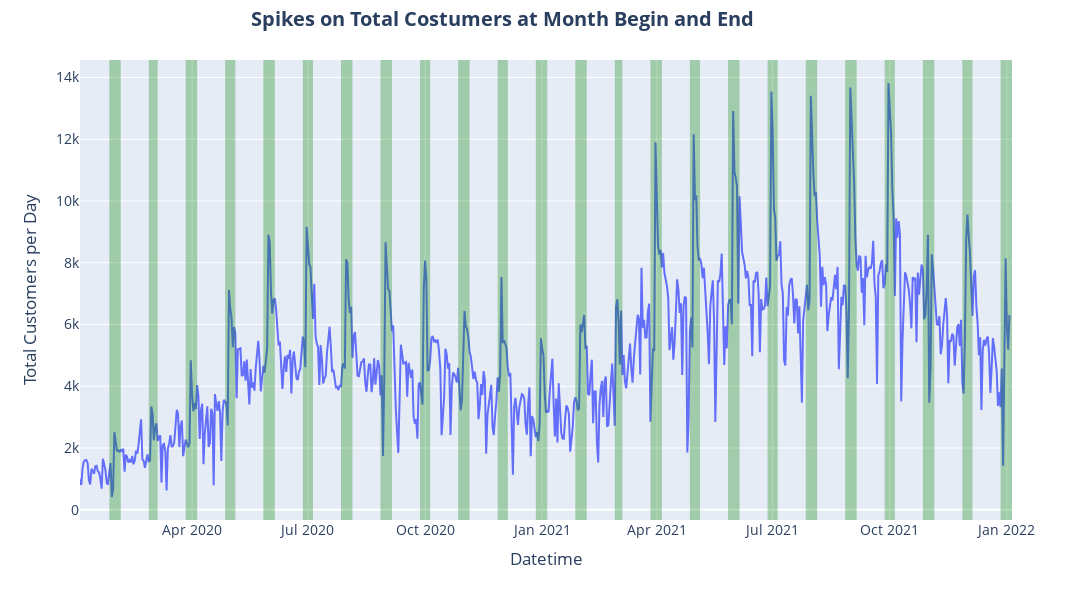

Source (notebook cell):
### Code cell
fig.update_layout(title= dict(text= "<b>Spikes on Total Costumers at Month Begin and End</b>", xanchor= "center", yanchor= "top", y=0.98, x=0.46),
                  height= 600, width= 1470, legend=dict(groupclick="toggleitem"), font= dict(size= 14))

### Figure 1 — Plotly figure (JSON) as saved in the notebook; plotly's stock layout.template omitted (floating-point values rounded to 4 significant figures; data arrays with more than 128 entries replaced by an {"elided": "..."} marker saying what was removed)
{"data": [{"hovertemplate": "Datetime=%{x}<br>Total Customers per Day=%{y}<extra></extra>", "legendgroup": "", "line": {"color": "#636efa", "dash": "solid"}, "marker": {"symbol": "circle"}, "mode": "lines", "name": "", "orientation": "v", "showlegend": false, "type": "scatter", "x": {"elided": "731 str values"}, "xaxis": "x", "y": {"elided": "731 int values"}, "yaxis": "y"}], "layout": {"annotations": [{"font": {"color": "black", "size": 13}, "showarrow": false, "text": "", "x": "2020-2-5", "xanchor": "right", "xref": "x", "y": 1, "yanchor": "top", "yref": "y domain"}, {"font": {"color": "black", "size": 13}, "showarrow": false, "text": "", "x": "2020-3-5", "xanchor": "right", "xref": "x", "y": 1, "yanchor": "top", "yref": "y domain"}, {"font": {"color": "black", "size": 13}, "showarrow": false, "text": "", "x": "2020-4-5", "xanchor": "right", "xref": "x", "y": 1, "yanchor": "top", "yref": "y domain"}, {"font": {"color": "black", "size": 13}, "showarrow": false, "text": "", "x": "2020-5-5", "xanchor": "right", "xref": "x", "y": 1, "yanchor": "top", "yref": "y domain"}, {"font": {"color": "black", "size": 13}, "showarrow": false, "text": "", "x": "2020-6-5", "xanchor": "right", "xref": "x", "y": 1, "yanchor": "top", "yref": "y domain"}, {"font": {"color": "black", "size": 13}, "showarrow": false, "text": "", "x": "2020-7-5", "xanchor": "right", "xref": "x", "y": 1, "yanchor": "top", "yref": "y domain"}, {"font": {"color": "black", "size": 13}, "showarrow": false, "text": "", "x": "2020-8-5", "xanchor": "right", "xref": "x", "y": 1, "yanchor": "top", "yref": "y domain"}, {"font": {"color": "black", "size": 13}, "showarrow": false, "text": "", "x": "2020-9-5", "xanchor": "right", "xref": "x", "y": 1, "yanchor": "top", "yref": "y domain"}, {"font": {"color": "black", "size": 13}, "showarrow": false, "text": "", "x": "2020-9-27", "xanchor": "right", "xref": "x", "y": 1, "yanchor": "top", "yref": "y domain"}, {"font": {"color": "black", "size": 13}, "showarrow": false, "text": "", "x": "2020-11-5", "xanchor": "right", "xref": "x", "y": 1, "yanchor": "top", "yref": "y domain"}, {"font": {"color": "black", "size": 13}, "showarrow": false, "text": "", "x": "2020-12-5", "xanchor": "right", "xref": "x", "y": 1, "yanchor": "top", "yref": "y domain"}, {"font": {"color": "black", "size": 13}, "showarrow": false, "text": "", "x": "2021-1-5", "xanchor": "right", "xref": "x", "y": 1, "yanchor": "top", "yref": "y domain"}, {"font": {"color": "black", "size": 13}, "showarrow": false, "text": "", "x": "2021-2-5", "xanchor": "right", "xref": "x", "y": 1, "yanchor": "top", "yref": "y domain"}, {"font": {"color": "black", "size": 13}, "showarrow": false, "text": "", "x": "2021-3-5", "xanchor": "right", "xref": "x", "y": 1, "yanchor": "top", "yref": "y domain"}, {"font": {"color": "black", "size": 13}, "showarrow": false, "text": "", "x": "2021-4-5", "xanchor": "right", "xref": "x", "y": 1, "yanchor": "top", "yref": "y domain"}, {"font": {"color": "black", "size": 13}, "showarrow": false, "text": "", "x": "2021-5-5", "xanchor": "right", "xref": "x", "y": 1, "yanchor": "top", "yref": "y domain"}, {"font": {"color": "black", "size": 13}, "showarrow": false, "text": "", "x": "2021-6-5", "xanchor": "right", "xref": "x", "y": 1, "yanchor": "top", "yref": "y domain"}, {"font": {"color": "black", "size": 13}, "showarrow": false, "text": "", "x": "2021-7-5", "xanchor": "right", "xref": "x", "y": 1, "yanchor": "top", "yref": "y domain"}, {"font": {"color": "black", "size": 13}, "showarrow": false, "text": "", "x": "2021-8-5", "xanchor": "right", "xref": "x", "y": 1, "yanchor": "top", "yref": "y domain"}, {"font": {"color": "black", "size": 13}, "showarrow": false, "text": "", "x": "2021-9-5", "xanchor": "right", "xref": "x", "y": 1, "yanchor": "top", "yref": "y domain"}, {"font": {"color": "black", "size": 13}, "showarrow": false, "text": "", "x": "2021-9-27", "xanchor": "right", "xref": "x", "y": 1, "yanchor": "top", "yref": "y domain"}, {"font": {"color": "black", "size": 13}, "showarrow": false, "text": "", "x": "2021-11-5", "xanchor": "right", "xref": "x", "y": 1, "yanchor": "top", "yref": "y domain"}, {"font": {"color": "black", "size": 13}, "showarrow": false, "text": "", "x": "2021-12-5", "xanchor": "right", "xref": "x", "y": 1, "yanchor": "top", "yref": "y domain"}, {"font": {"color": "black", "size": 13}, "showarrow": false, "text": "", "x": "2022-1-5", "xanchor": "right", "xref": "x", "y": 1, "yanchor": "top", "yref": "y domain"}], "font": {"size": 14}, "height": 600, "legend": {"groupclick": "toggleitem", "tracegroupgap": 0}, "margin": {"t": 60}, "shapes": [{"fillcolor": "green", "line": {"width": 0}, "opacity": 0.3, "type": "rect", "x0": "2020-1-27", "x1": "2020-2-5", "xref": "x", "y0": 0, "y1": 1, "yref": "y domain"}, {"fillcolor": "green", "line": {"width": 0}, "opacity": 0.3, "type": "rect", "x0": "2020-2-27", "x1": "2020-3-5", "xref": "x", "y0": 0, "y1": 1, "yref": "y domain"}, {"fillcolor": "green", "line": {"width": 0}, "opacity": 0.3, "type": "rect", "x0": "2020-3-27", "x1": "2020-4-5", "xref": "x", "y0": 0, "y1": 1, "yref": "y domain"}, {"fillcolor": "green", "line": {"width": 0}, "opacity": 0.3, "type": "rect", "x0": "2020-4-27", "x1": "2020-5-5", "xref": "x", "y0": 0, "y1": 1, "yref": "y domain"}, {"fillcolor": "green", "line": {"width": 0}, "opacity": 0.3, "type": "rect", "x0": "2020-5-27", "x1": "2020-6-5", "xref": "x", "y0": 0, "y1": 1, "yref": "y domain"}, {"fillcolor": "green", "line": {"width": 0}, "opacity": 0.3, "type": "rect", "x0": "2020-6-27", "x1": "2020-7-5", "xref": "x", "y0": 0, "y1": 1, "yref": "y domain"}, {"fillcolor": "green", "line": {"width": 0}, "opacity": 0.3, "type": "rect", "x0": "2020-7-27", "x1": "2020-8-5", "xref": "x", "y0": 0, "y1": 1, "yref": "y domain"}, {"fillcolor": "green", "line": {"width": 0}, "opacity": 0.3, "type": "rect", "x0": "2020-8-27", "x1": "2020-9-5", "xref": "x", "y0": 0, "y1": 1, "yref": "y domain"}, {"fillcolor": "green", "line": {"width": 0}, "opacity": 0.3, "type": "rect", "x0": "2020-9-27", "x1": "2020-10-5", "xref": "x", "y0": 0, "y1": 1, "yref": "y domain"}, {"fillcolor": "green", "line": {"width": 0}, "opacity": 0.3, "type": "rect", "x0": "2020-10-27", "x1": "2020-11-5", "xref": "x", "y0": 0, "y1": 1, "yref": "y domain"}, {"fillcolor": "green", "line": {"width": 0}, "opacity": 0.3, "type": "rect", "x0": "2020-11-27", "x1": "2020-12-5", "xref": "x", "y0": 0, "y1": 1, "yref": "y domain"}, {"fillcolor": "green", "line": {"width": 0}, "opacity": 0.3, "type": "rect", "x0": "2020-12-27", "x1": "2021-1-5", "xref": "x", "y0": 0, "y1": 1, "yref": "y domain"}, {"fillcolor": "green", "line": {"width": 0}, "opacity": 0.3, "type": "rect", "x0": "2021-1-27", "x1": "2021-2-5", "xref": "x", "y0": 0, "y1": 1, "yref": "y domain"}, {"fillcolor": "green", "line": {"width": 0}, "opacity": 0.3, "type": "rect", "x0": "2021-2-27", "x1": "2021-3-5", "xref": "x", "y0": 0, "y1": 1, "yref": "y domain"}, {"fillcolor": "green", "line": {"width": 0}, "opacity": 0.3, "type": "rect", "x0": "2021-3-27", "x1": "2021-4-5", "xref": "x", "y0": 0, "y1": 1, "yref": "y domain"}, {"fillcolor": "green", "line": {"width": 0}, "opacity": 0.3, "type": "rect", "x0": "2021-4-27", "x1": "2021-5-5", "xref": "x", "y0": 0, "y1": 1, "yref": "y domain"}, {"fillcolor": "green", "line": {"width": 0}, "opacity": 0.3, "type": "rect", "x0": "2021-5-27", "x1": "2021-6-5", "xref": "x", "y0": 0, "y1": 1, "yref": "y domain"}, {"fillcolor": "green", "line": {"width": 0}, "opacity": 0.3, "type": "rect", "x0": "2021-6-27", "x1": "2021-7-5", "xref": "x", "y0": 0, "y1": 1, "yref": "y domain"}, {"fillcolor": "green", "line": {"width": 0}, "opacity": 0.3, "type": "rect", "x0": "2021-7-27", "x1": "2021-8-5", "xref": "x", "y0": 0, "y1": 1, "yref": "y domain"}, {"fillcolor": "green", "line": {"width": 0}, "opacity": 0.3, "type": "rect", "x0": "2021-8-27", "x1": "2021-9-5", "xref": "x", "y0": 0, "y1": 1, "yref": "y domain"}, {"fillcolor": "green", "line": {"width": 0}, "opacity": 0.3, "type": "rect", "x0": "2021-9-27", "x1": "2021-10-5", "xref": "x", "y0": 0, "y1": 1, "yref": "y domain"}, {"fillcolor": "green", "line": {"width": 0}, "opacity": 0.3, "type": "rect", "x0": "2021-10-27", "x1": "2021-11-5", "xref": "x", "y0": 0, "y1": 1, "yref": "y domain"}, {"fillcolor": "green", "line": {"width": 0}, "opacity": 0.3, "type": "rect", "x0": "2021-11-27", "x1": "2021-12-5", "xref": "x", "y0": 0, "y1": 1, "yref": "y domain"}, {"fillcolor": "green", "line": {"width": 0}, "opacity": 0.3, "type": "rect", "x0": "2021-12-27", "x1": "2022-1-5", "xref": "x", "y0": 0, "y1": 1, "yref": "y domain"}], "title": {"text": "<b>Spikes on Total Costumers at Month Begin and End</b>", "x": 0.46, "xanchor": "center", "y": 0.98, "yanchor": "top"}, "width": 1470, "xaxis": {"anchor": "y", "domain": [0, 1], "title": {"text": "Datetime"}}, "yaxis": {"anchor": "x", "domain": [0, 1], "title": {"text": "Total Customers per Day"}}}}
